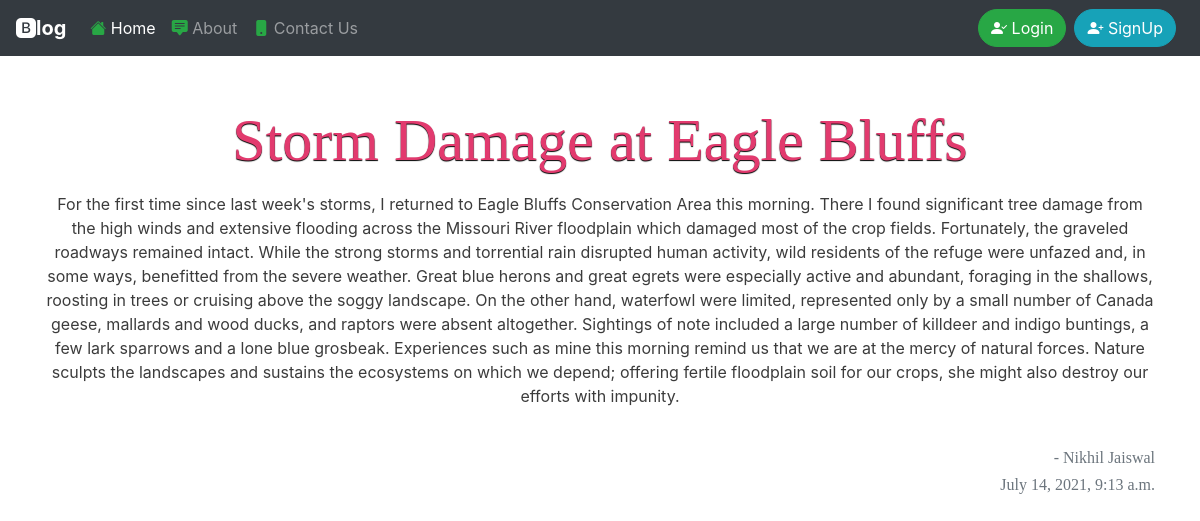
The page /blog/storm-damage-at-eagle-bluffs/ on the database its author committed.
### home/models.py (models this page shows, shortened)
class Blog(models.Model):
    title = models.CharField(max_length=50)
    desc = models.TextField()
    title_slug = models.SlugField(unique=True, default=uuid.uuid1)
    user = models.ForeignKey(settings.AUTH_USER_MODEL,
                             on_delete=models.CASCADE, default='pk')
    timestamp = models.DateTimeField(default=timezone.now)

class MyUser(AbstractBaseUser):
    email = models.EmailField(
        verbose_name='email address',
        max_length=255,
        unique=True,
    )
    full_name = models.CharField(max_length=100, default=None)
    date_of_birth = models.DateField()
    mobile = models.CharField(max_length=14)
    is_active = models.BooleanField(default=True)
    is_admin = models.BooleanField(default=False)
    auth_token = models.CharField(max_length=100)
    is_verified = models.BooleanField(default=True)
    objects = MyUserManager()
    USERNAME_FIELD = 'email'
    REQUIRED_FIELDS = ['date_of_birth', 'mobile', ]

### home/views.py (the view)
# urls.py: path('blog/<str:slug>/', views.singleBlog, name='blog'),
def singleBlog(request, slug):
    blog = Blog.objects.get(title_slug=slug)
    data = {'data': blog}
    return render(request, 'blog.html', data)

### templates/blog.html (shortened to what this page needs)
{% extends 'base.html' %}
{% block body %}
<div class="container my-5">
    <div class="center">
        <h1 class="text-center my-3"> {{ data.title }} </h1>
        <p> {{data.desc}} </p>
        <br>
        <h6 class="text-right  text-muted"> - {{data.user.full_name}}</h6>
        <h6 class="text-right  text-muted">{{data.timestamp}}</h6>
    </div>
</div>
{% endblock body %}

### templates/base.html (style rules this page uses)
:root { --bg: #e3e4e8; --fg: #17181c; --c1: #f42f25; --c2: #f49725; --c3: #255ff4; }
h1, h2, h3, h4, h5, h6 { font-family: "Playfair Display", Georgia, "Times New Roman", serif; }

### templates/blog.html (style rules this page uses)
h1 { font-size: 60px; color: #e23a6e; margin-bottom: 10px; text-shadow: 0px 1px 1px #000; }
p { color: rgba(0, 0, 0, 0.767); }
.center { position: relative; text-align: center; }

### rows shown on the page
Blog: title "Storm Damage at Eagle Bluffs", desc "For the first time since last week's storms, I returned to Eagle Bluffs Conservation Area this morning. There I found significant tree damage from the high winds and extensive flooding across the Missouri River floodplain which damaged most of the crop fields. Fortunately, the graveled roadways remained intact. While the strong storms and torrential rain disrupted human activity, wild residents of the refuge were unfazed and, in some ways, benefitted from the severe weather. Great blue herons and great egrets were especially active and abundant, foraging in the shallows, roosting in trees or cruising above the soggy landscape. On the other hand, waterfowl were limited, represented only by a…", user.full_name "Nikhil Jaiswal", timestamp "July 14, 2021, 9:13 a.m."
